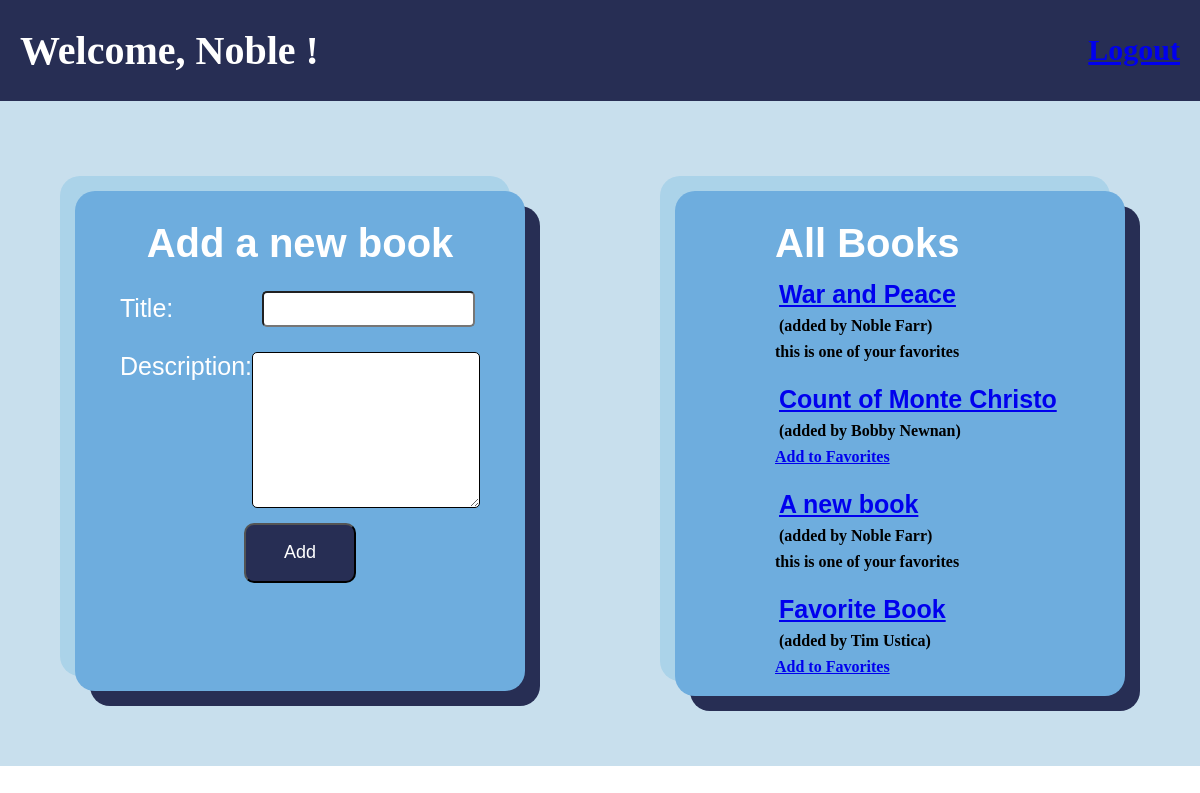
The app's page /favorite_books (signed in), older data.
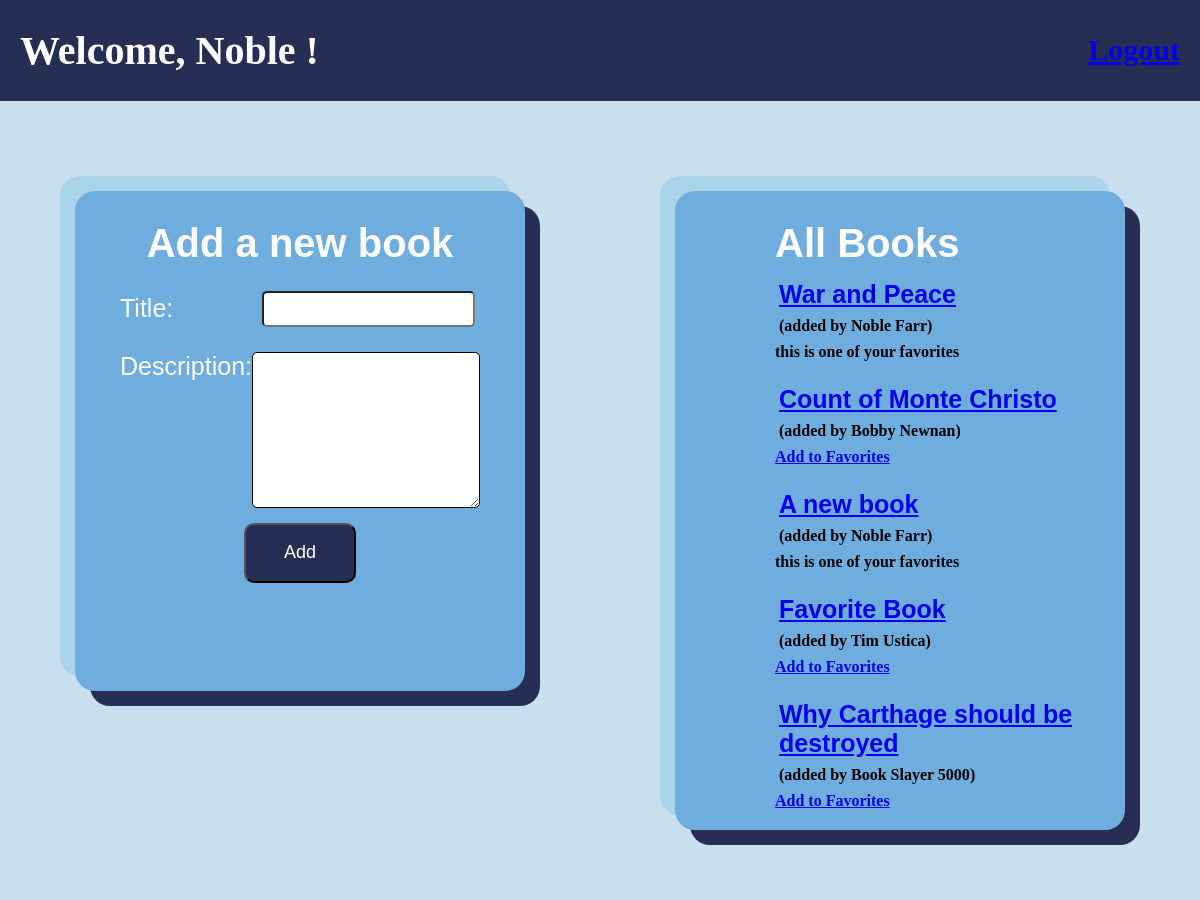
The same page, newer data.
### books/models.py (models this page shows)
class User(models.Model):
    first_name = models.CharField(max_length=255)
    last_name = models.CharField(max_length=255)
    email = models.CharField(max_length=255)
    password = models.CharField(max_length=255)
    created_at = models.DateTimeField(auto_now_add=True)
    updated_at = models.DateTimeField(auto_now=True)
    objects = UserManager()

class Book(models.Model):
    title = models.CharField(max_length=255)
    description = models.TextField(default="Book Description")
    uploaded_by = models.ForeignKey(User, related_name="books_uploaded", on_delete=CASCADE)
    users_who_liked = models.ManyToManyField(User, related_name="books_liked")
    created_at = models.DateTimeField(auto_now_add=True)
    updated_at = models.DateTimeField(auto_now=True)
    objects = BookManager()

### books/views.py (the view)
# urls.py: path('favorite_books', views.favorite_books),
def favorite_books(request):
    context = {
        "user": User.objects.get(id=request.session['userid']),
        "books": Book.objects.all()
    }
    return render(request, 'favorite_books.html', context)

### books/templates/favorite_books.html (shortened to what this page needs)
<!DOCTYPE html>
<html lang="en">
<head>
    <link rel="stylesheet" href="/static/login_and_register.css">
</head>
<body>
    <div class="header">
        <h1 id="fav_books">Welcome, {{user.first_name}}!</h1>
        <h2 id="logout"><a href="/">Logout</a></h2>
    </div>
    <section class="grid">
        <form action="/add_book" method="POST" class="add_book">
            <h1 id="register_header">Add a new book</h1>
            <div class="input_boxes">
                <label class="label_field" for="title">Title:</label>
                <input class="input_field" type="text" name="title" id="title">
            </div>
            <div class="input_boxes" id="description_box">
                <label class="label_field" for="description">Description:</label>
                <textarea name="description" id="description" cols="33" rows="10"></textarea>
            </div>
            <button type="submit" id="login_button">Add</button>
        </form>
        <div class="list_of_books">
            <h1 id="register_header">All Books</h1>
            {% for book in books %}
                <h2 class="book_title_field"><a href="/book_page/{{book.id}}">{{book.title}}</a></h2>
                <h4 class="fav_list">(added by {{book.uploaded_by.first_name}} {{book.uploaded_by.last_name}})</h4>
                {% if user in book.users_who_liked.all %}
                    <h4 class="add_favorite">this is one of your favorites</h4>
                {% else %}
                    <h4 class="add_favorite"><a href="/add_fav/{{book.id}}">Add to Favorites</a></h4>
                {% endif %}
            {% endfor %}
        </div>
    </section>
</body>
</html>

### books/static/login_and_register.css (style rules this page uses)
.header { width: 100%; height: auto; background-color: #272E54; display: flex; justify-content: space-between; align-items: center; }
#fav_books { color: white; padding-left: 20px; font-size: 40px; }
#logout { font-size: 30px; color: white; padding-right: 20px; }
body { margin: 0px; }
.grid { width: 100%; height: auto; display: grid; grid-template-columns: repeat(2, 1fr); grid-template-rows: repeat(1, 1fr); background-color: #C8DFED; padding: 50px 0px; }
.add_book { margin: 40px 75px 20px 75px; min-height: 450px; height: auto; max-height: 500px; display: flex; flex-direction: column; align-items: center; background-color: #6EADDE; border-radius: 20px; box-shadow: 15px 15px #272E54, -15px -15px #ABD3E9; }
.list_of_books { margin: 40px 75px 20px 75px; padding-left: 100px; height: auto; display: flex; flex-direction: column; align-self: flex-start; background-color: #6EADDE; border-radius: 20px; box-shadow: 15px 15px #272E54, -15px -15px #ABD3E9; }
#description { border: 1.5px solid black; border-radius: 5px; }
#register_header { margin: 30px 0px 10px 0px; font-family: 'Gill Sans', 'Gill Sans MT', Calibri, 'Trebuchet MS', sans-serif; font-size: 40px; color: white; }
.input_boxes { display: flex; align-items: center; width: 80%; margin: 10px; }
#description_box { display: flex; align-items: flex-start; }
.input_field { width: 60%; height: 30px; border-radius: 5px; margin: 5px; }
.label_field { color: white; font-size: 25px; font-family: 'Gill Sans', 'Gill Sans MT', Calibri, 'Trebuchet MS', sans-serif; width: 40%; }
#login_button { background-color: #272E54; color: white; width: 25%; min-height: 60px; font-size: 18px; border-radius: 10px; margin-top: 5px; cursor: pointer; }
.book_title_field { margin: 4px; color: white; font-size: 25px; font-family: 'Gill Sans', 'Gill Sans MT', Calibri, 'Trebuchet MS', sans-serif; width: 100%; }
.fav_list { margin: 4px; }
.add_favorite { margin: 4px 0px 20px 0px; }

Row changes from the older to the newer data that the page shows:
added Book: title "Why Carthage should be destroyed", uploaded_by.first_name "Book", uploaded_by.last_name "Slayer 5000"
